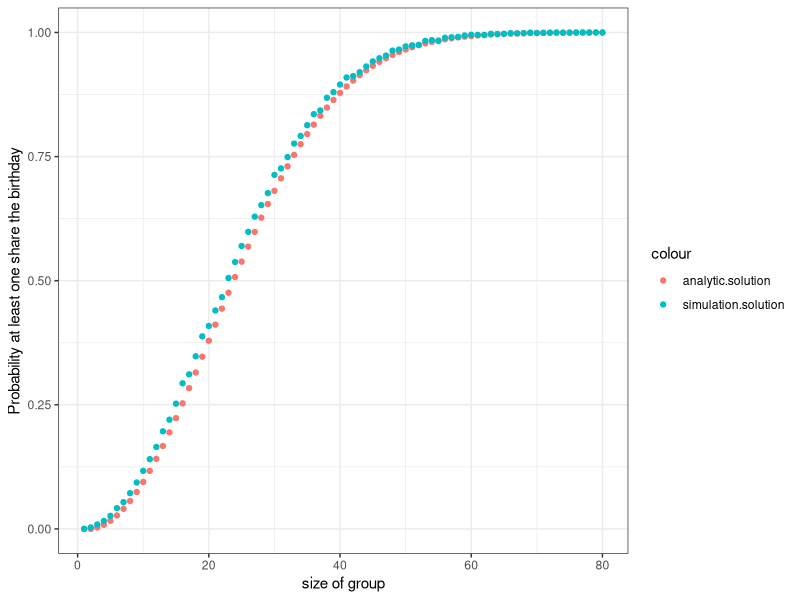

This figure's R source:
## ---- chunk 1
factorial(20) * choose(365,20) / (365^20)
## ---- chunk 2
1-factorial(20) * choose(365,20) / (365^20)
## ---- chunk 3
#size of group
group.size<-seq(1,80,1)

#at least two students will share a birthday
analytic.solution<-rep(NA,length(group.size))

for(i in 1:length(group.size)){
 analytic.solution[i]= 1-factorial(i-1) * choose(365, (i-1)) / (365^(i-1))
}
analytic.solution
## ---- chunk 4
#Simulation
#duplicate birthday class amount
duplicated.class.amount<-function(student.amount=10,test.round=10){
  test.round<-seq(0,test.round,1)
  duplicated.class<-0
  for (i in 1:length(test.round)){
  test.round[i]=any(duplicated(sample(1:365,student.amount,replace = T)))
  if(test.round[i]==1){
    duplicated.class<-as.numeric(duplicated.class+1)
  }
  }
  duplicated.class
  }

#Probability of duplicate birth date in classes
prob.duplicate.birth<-function(duplicated.class.amount,test.round){
  prob<-duplicated.class.amount/test.round
  prob
}

prob.duplicate.birth(duplicated.class.amount(10,1000),1000)

#simulation
simulation.solution<-rep(NA,80)
  for(i in 0:length(simulation.solution)){
  simulation.solution[i]=prob.duplicate.birth(duplicated.class.amount(i,10000),10000)
}

simulation.solution


## ---- chunk 5
#data frame
data<-data.frame(group.size,analytic.solution,simulation.solution)
data
## ---- chunk 6
#plot
require(ggplot2)
g<-ggplot(data)+geom_point(aes(y=analytic.solution,x=group.size,color="analytic.solution"))+geom_point(aes(y=simulation.solution,x=group.size,color="simulation.solution"))
g+labs(
  y="Probability at least one share the birthday",
  x="size of group")+
  theme_bw()
